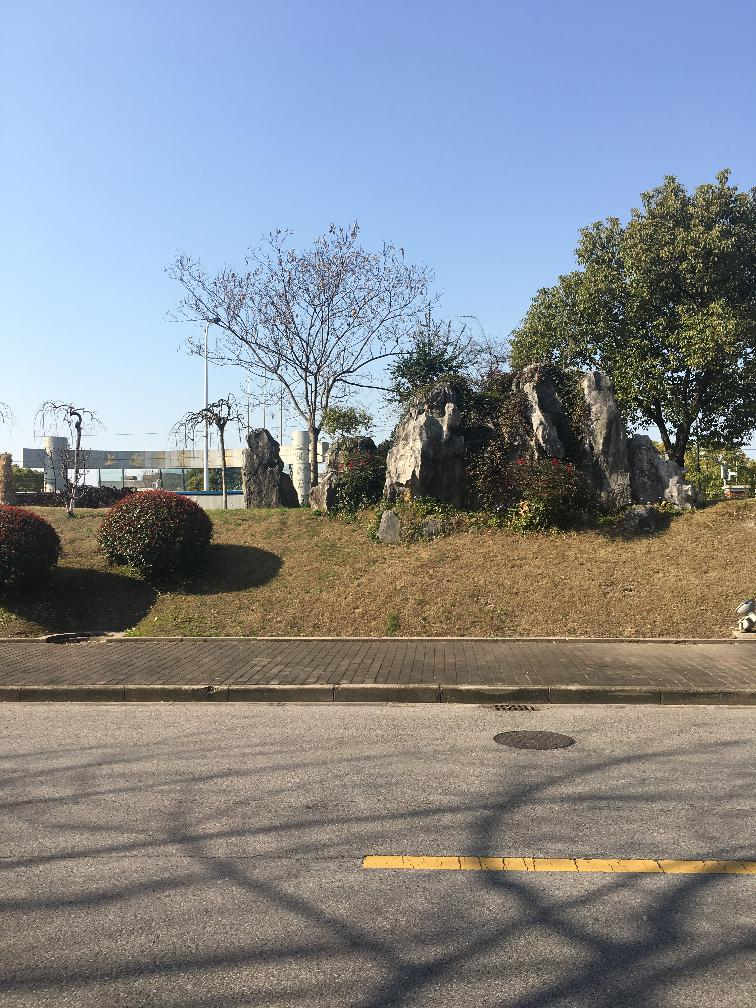
#> input picture 3-left.JPG, 756 x 1008 px, found by its file name
$ python pingjie.py
#> lines starting #> are read from the running program, lines starting #| are printed output that depends on the picture; after the words box and inside, x2 and y2 are one past the last pixel; in counts of white or black regions, pixels touching at a corner belong together
# -*- coding: utf-8 -*-
"""
Created on 2018-03-13 15:29:29
@Author: Ben
@Version : 0.0.1
"""

from enum import Enum
from typing import List, Tuple, Union
import unittest
import os


import cv2
import numpy as np


def show_image(image: np.ndarray) -> None:
    from PIL import Image
    Image.fromarray(cv2.cvtColor(image, cv2.COLOR_BGR2RGB)).show()


class Method(Enum):

    SURF = cv2.xfeatures2d.SURF_create
    SIFT = cv2.xfeatures2d.SIFT_create
    ORB = cv2.ORB_create


class Area:

    def __init__(self, *points):

        self.points = list(points)

    # [4 lines left out: function is_inside, not called in this run]


class Matcher():

    def __init__(self, image1: np.ndarray, image2: np.ndarray, method: Enum=Method.SURF, threshold=800) -> None:
        """输入两幅图像，计算其特征值
        此类用于输入两幅图像，计算其特征值，输入两幅图像分别为numpy数组格式的图像，其中的method参数要求输入SURF、SIFT或者ORB，threshold参数为特征值检测所需的阈值。
        Args:
            image1 (np.ndarray): 图像一
            image2 (np.ndarray): 图像二
            method (Enum, optional): Defaults to Method.SURF. 特征值检测方法
            threshold (int, optional): Defaults to 800. 特征值阈值
        """

        self.image1 = image1
        self.image2 = image2
        self.method = method
        self.threshold = threshold

        self._keypoints1: List[cv2.KeyPoint] = None
        self._descriptors1: np.ndraary = None
        self._keypoints2: List[cv2.KeyPoint] = None
        self._descriptors2: np.ndraary = None

        if self.method == Method.ORB:
            # error if not set this
            self.matcher = cv2.BFMatcher(cv2.NORM_HAMMING, crossCheck=True)
        else:
            self.matcher = cv2.FlannBasedMatcher()

        self.match_points = []

        self.image_points1 = np.array([])
        self.image_points2 = np.array([])

    def compute_keypoint(self) -> None:
        """计算特征点
        利用给出的特征值检测方法对图像进行特征值检测。
        Args:
            image (np.ndarray): 图像
        """
        feature = self.method.value(self.threshold)
        self._keypoints1, self._descriptors1 = feature.detectAndCompute(
            self.image1, None)
        self._keypoints2, self._descriptors2 = feature.detectAndCompute(
            self.image2, None)

    def match(self, max_match_lenth=20, threshold=0.04, show_match=False):
        """对两幅图片计算得出的特征值进行匹配，对ORB来说使用OpenCV的BFMatcher算法，而对于其他特征检测方法则使用FlannBasedMatcher算法。
            max_match_lenth (int, optional): Defaults to 20. 最大匹配点数量
            threshold (float, optional): Defaults to 0.04. 默认最大匹配距离差
            show_match (bool, optional): Defaults to False. 是否展示匹配结果
        """

        self.compute_keypoint()

        '''计算两张图片中的配对点，并至多取其中最优的`max_match_lenth`个'''
        self.match_points = sorted(self.matcher.match(
            self._descriptors1, self._descriptors2), key=lambda x: x.distance)

        match_len = min(len(self.match_points), max_match_lenth)
        min_distance = max(2 * self.match_points[0].distance, threshold)

        for i in range(match_len):
            if self.match_points[i].distance > min_distance:
                match_len = i
                break
        print('min distance: ', min_distance)
        print('match_len: ', match_len)
        assert(match_len >= 4)
        self.match_points = self.match_points[:match_len]

        if show_match:
            img3 = cv2.drawMatches(self.image1, self._keypoints1, self.image2, self._keypoints2,
                                   self.match_points, None, flags=0)
            show_image(img3)

        '''由最佳匹配取得匹配点对，并进行形变拼接'''
        image_points1, image_points2 = [], []
        for i in self.match_points:
            image_points1.append(self._keypoints1[i.queryIdx].pt)
            image_points2.append(self._keypoints2[i.trainIdx].pt)

        self.image_points1 = np.float32(image_points1)
        self.image_points2 = np.float32(image_points2)

        # print(image_points1)


class Sticher:

    def __init__(self, image1: np.ndarray, image2: np.ndarray, matcher: Matcher):
        """输入图像和匹配，对图像进行拼接
        目前采用简单矩阵匹配和平均值拼合
        Args:
            image1 (np.ndarray): 图像一
            image2 (np.ndarray): 图像二
            matcher (Matcher): 匹配结果
        """

        self.image1 = image1
        self.image2 = image2
        self.image_points1 = matcher.image_points1
        self.image_points2 = matcher.image_points2

        self.M = np.eye(3)

        self.image = None

    def stich(self, show_result=True, show_match_point=True):
        """对图片进行拼合
            show_result (bool, optional): Defaults to True. 是否展示拼合图像
            show_match_point (bool, optional): Defaults to True. 是否展示拼合点
        """

        self.M, _ = cv2.findHomography(
            self.image_points1, self.image_points2, cv2.RANSAC)

        left, right, top, bottom = self.get_transformed_size()
        # print(self.get_transformed_size())
        width = int(max(right, self.image2.shape[1]) - min(left, 0))
        height = int(max(bottom, self.image2.shape[0]) - min(top, 0))
        # print(width, height)

        # 移动矩阵
        adjustM = np.array(
            [[1, 0, max(-left, 0)],  # 横向
             [0, 1, max(-top, 0)],  # 纵向
             [0, 0, 1]
             ], dtype=np.float64)
        # print('adjustM: ', adjustM)
        self.M = np.dot(adjustM, self.M)
        transformed_1 = cv2.warpPerspective(
            self.image1, self.M, (width, height))
        transformed_2 = cv2.warpPerspective(
            self.image2, adjustM, (width, height))

        self.image = self.blend(transformed_1, transformed_2)

        if show_match_point:
            for point in self.image_points1:
                point = self.get_transformed_position(tuple(point))
                point = tuple(map(int, point))
                cv2.circle(self.image, point, 10, (20, 20, 255))
            for point in self.image_points2:
                point = self.get_transformed_position(tuple(point), M=adjustM)
                point = tuple(map(int, point))
                cv2.circle(self.image, point, 8, (20, 200, 20))
        if show_result:
            show_image(self.image)

    def blend(self, image1: np.ndarray, image2: np.ndarray) -> np.ndarray:
        """对图像进行融合
        Args:
            image1 (np.ndarray): 图像一
            image2 (np.ndarray): 图像二
        Returns:
            np.ndarray: 融合结果
        """

        # [5 lines of commented-out code are left out]
        result = self.average(image1, image2)

        return result

    def average(self, image1: np.ndarray, image2: np.ndarray) -> np.ndarray:
        """平均算法拼合
        Args:
            image1 (np.ndarray): 图片一
            image2 (np.ndarray): 图片二
        Returns:
            np.ndarray: 拼合后图像
        """

        assert(image1.shape == image2.shape)
        result = np.zeros(image1.shape, dtype='uint8')

        # image1 != 0 && image2 !=0:
        overlap = np.logical_and(
            np.all(np.not_equal(image1, [0, 0, 0]), axis=2),
            np.all(np.not_equal(image2, [0, 0, 0]), axis=2),
        )
        # 重叠处用平均值
        result[overlap] = np.average(
            np.array([image1[overlap], image2[overlap]]), axis=0) .astype(np.uint8)
        # 非重叠处采选最大值
        not_overlap = np.logical_not(overlap)
        result[not_overlap] = np.maximum(
            image1[not_overlap], image2[not_overlap])

        return result

    def get_transformed_size(self) ->Tuple[int, int, int, int]:
        """计算形变后的边界
        计算形变后的边界，从而对图片进行相应的位移，保证全部图像都出现在屏幕上。
        Returns:
            Tuple[int, int, int, int]: 分别为左右上下边界
        """

        conner_0 = (0, 0)  # x, y
        conner_1 = (self.image1.shape[1], 0)
        conner_2 = (self.image1.shape[1], self.image1.shape[0])
        conner_3 = (0, self.image1.shape[0])
        points = [conner_0, conner_1, conner_2, conner_3]

        # top, bottom: y, left, right: x
        top = min(map(lambda x: self.get_transformed_position(x)[1], points))
        bottom = max(
            map(lambda x: self.get_transformed_position(x)[1], points))
        left = min(map(lambda x: self.get_transformed_position(x)[0], points))
        right = max(map(lambda x: self.get_transformed_position(x)[0], points))

        return left, right, top, bottom

    def get_transformed_position(self, x: Union[float, Tuple[float, float]], y: float=None, M=None) -> Tuple[float, float]:
        """求得某点在变换矩阵（self.M）下的新坐标
        Args:
            x (Union[float, Tuple[float, float]]): x坐标或(x,y)坐标
            y (float, optional): Defaults to None. y坐标，可无
            M (np.ndarray, optional): Defaults to None. 利用M进行坐标变换运算
        Returns:
            Tuple[float, float]:  新坐标
        """

        if isinstance(x, tuple):
            x, y = x
        p = np.array([x, y, 1])[np.newaxis].T
        if M is not None:
            M = M
        else:
            M = self.M
        pa = np.dot(M, p)
        return pa[0, 0] / pa[2, 0], pa[1, 0] / pa[2, 0]


class Test(unittest.TestCase):

    # [62 lines left out: functions _test_matcher, test_transform_coord, test_get_transformed_size, test_stich, not called in this run]


def main():
    unittest.main()


if __name__ == "__main__":
    import time
    # main()
    os.chdir(os.path.dirname(__file__))

    start_time = time.time()
    img1 = cv2.imread("../resource/3-left.jpg")
#> img1 is the input picture: shape (1008, 756, 3); mean B, G, R 141.6, 136.6, 132.8
    img2 = cv2.imread("../resource/3-right.jpg")
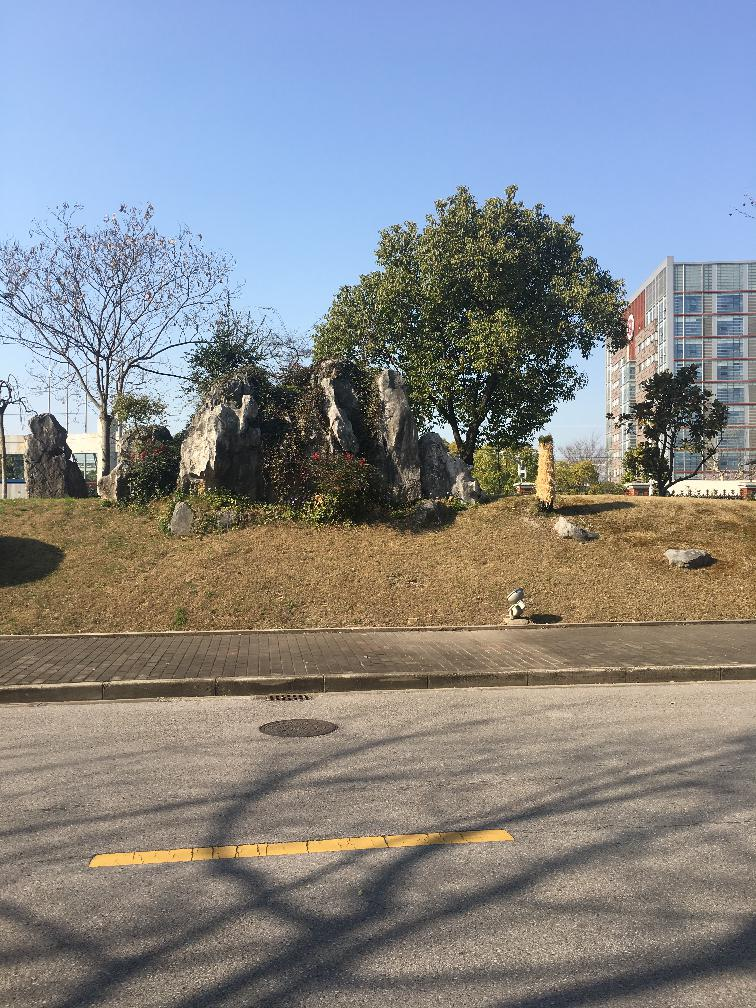
#> input picture 3-right.JPG, 756 x 1008 px, found by its file name
#> img2 is the input picture: shape (1008, 756, 3); mean B, G, R 139, 135.8, 133.5
    matcher = Matcher(img1, img2, Method.ORB)
    matcher.match(show_match=True)
#> in compute_keypoint, `self._keypoints1, self._descriptors1 = feature.detectAndCompute( self...`: self._keypoints1 = 800 keypoints; strongest (x, y, size): (652, 421, 31), (674, 376, 31), (588, 362, 31), (669, 374, 31)
#> in compute_keypoint, `self._keypoints2, self._descriptors2 = feature.detectAndCompute( self...`: self._keypoints2 = 800 keypoints; strongest (x, y, size): (435, 422, 31), (479, 391, 31), (531, 355, 31), (460, 433, 31)
#> in match, `self.match_points = sorted(self.matcher.match( self._descriptors1, sel..`: self.match_points = 272 matches
#> in match, `match_len = min(len(self.match_points), max_match_lenth)`: match_len = 20
#> in match, `min_distance = max(2 * self.match_points[0].distance, threshold)`: min_distance = 18
#| min distance:  18.0
#| match_len:  14
#> in match, `self.match_points = self.match_points[:match_len]`: self.match_points = 14 matches
#> in match, `img3 = cv2.drawMatches(self.image1, self._keypoints1, self.image2, sel..`:
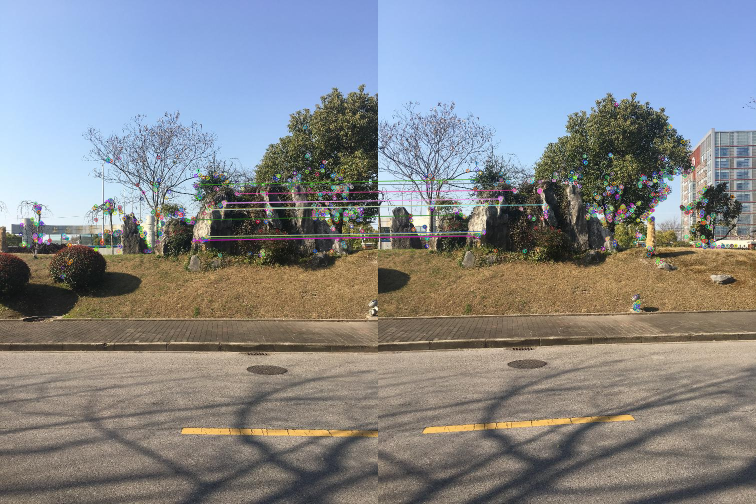
#> img3: shape (1008, 1512, 3) (shown at 1/2 size); mean B, G, R 140.7, 136.5, 133.7
#> the loop in match, `for i in self.match_points:` made 14 passes
#> after the loop in match, `for i in self.match_points:`: image_points1 = [(400.9, 480.4), (388.2, 480.2), (371.2, 439.6), (416.8, 472.8), (537.5, 415.1), (401.3, 369.1), (420.5, 418), (419.2, 419.2), (447.9, 404.9), (404.9, 476.6), (473, 387), (473, 372.7), (412.6, 472.8), (447.9, 406.1)]; image_points2 = [(195.3, 471.7), (181.6, 470.3), (165.9, 429.2), (211.5, 462.4), (334.4, 409.1), (197.1, 358.3), (216.5, 408.1), (215, 408.5), (243.7, 397.7), (197.1, 469.4), (272.3, 379.8), (272.3, 365.5), (207.4, 464.5), (244.9, 397.1)]
#> in match, `self.image_points1 = np.float32(image_points1)`: self.image_points1 = 14 rows, first 8: [400.9, 480.4], [388.2, 480.2], [371.2, 439.6], [416.8, 472.8], [537.5, 415.1], [401.3, 369.1], [420.5, 418], [419.2, 419.2]
#> in match, `self.image_points2 = np.float32(image_points2)`: self.image_points2 = 14 rows, first 8: [195.3, 471.7], [181.6, 470.3], [165.9, 429.2], [211.5, 462.4], [334.4, 409.1], [197.1, 358.3], [216.5, 408.1], [215, 408.5]
    sticher = Sticher(img1, img2, matcher)
    sticher.stich()
#> in stich, `self.M, _ = cv2.findHomography( self.image_points1, self.image_points2..`: self.M = [[0.848, -0.0445, -151.6], [-0.0438, 0.822, 26.66], [-0.000204, -0.000126, 1]]
#> in get_transformed_position, `M = self.M`: M has the same summary as self.M in stich
#> in get_transformed_position, `pa = np.dot(M, p)`: pa = [-151.6, 26.66, 1]
#> in get_transformed_size, `top = min(map(lambda x: self.get_transformed_position(x)[1], points))`: top = -7.62
#> in get_transformed_size, `bottom = max( map(lambda x: self.get_transformed_position(x)[1], point..`: bottom = 1145.1
#> in get_transformed_size, `left = min(map(lambda x: self.get_transformed_position(x)[0], points))`: left = -225.1
#> in get_transformed_size, `right = max(map(lambda x: self.get_transformed_position(x)[0], points))`: right = 618.6
#> in stich, `left, right, top, bottom = self.get_transformed_size()`: left = -225.1; right = 618.6; top = -7.62; bottom = 1145.1
#> in stich, `width = int(max(right, self.image2.shape[1]) - min(left, 0))`: width = 981
#> in stich, `height = int(max(bottom, self.image2.shape[0]) - min(top, 0))`: height = 1152
#> in stich, `adjustM = np.array( [[1, 0, max(-left, 0)],`: adjustM = [[1, 0, 225.1], [0, 1, 7.62], [0, 0, 1]]
#> in stich, `self.M = np.dot(adjustM, self.M)`: self.M = [[0.802, -0.0729, 73.49], [-0.0453, 0.822, 34.28], [-0.000204, -0.000126, 1]]
#> in stich, `transformed_2 = cv2.warpPerspective( self.image2, adjustM, (width, hei..`:
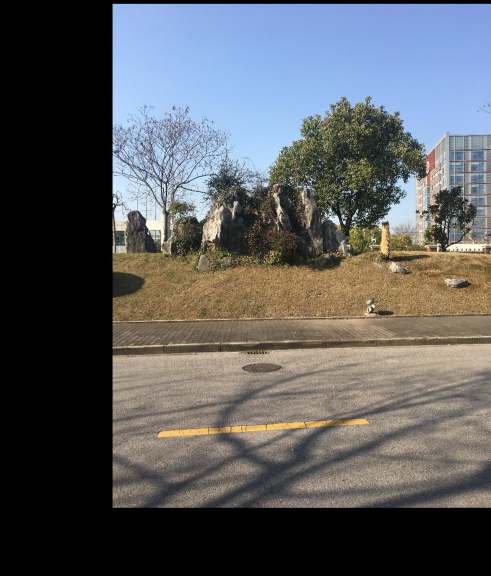
#> transformed_2: shape (1152, 981, 3) (shown at 1/2 size); mean B, G, R 93.7, 91.5, 90
#> in average, `overlap = np.logical_and( np.all(np.not_equal(image1, [0, 0, 0]), axis..`:
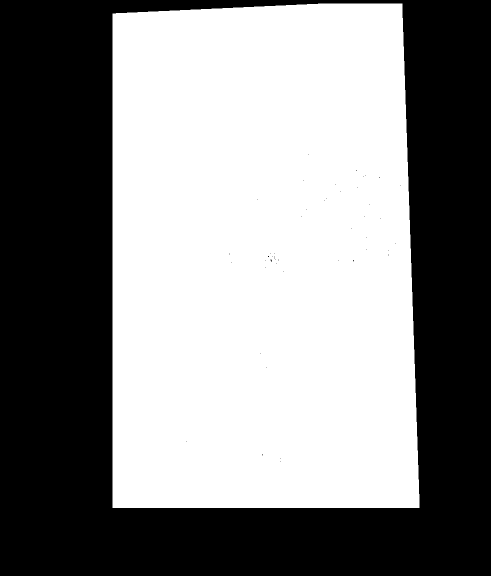
#> overlap: shape (1152, 981) bool (shown at 1/2 size); 52.9% white; 50 black regions (49 under 20 px), largest, box (x1, y1, x2, y2) and area: (0, 0, 981, 1152) 531930
#> in average, `result[not_overlap] = np.maximum( image1[not_overlap], image2[not_over..`:
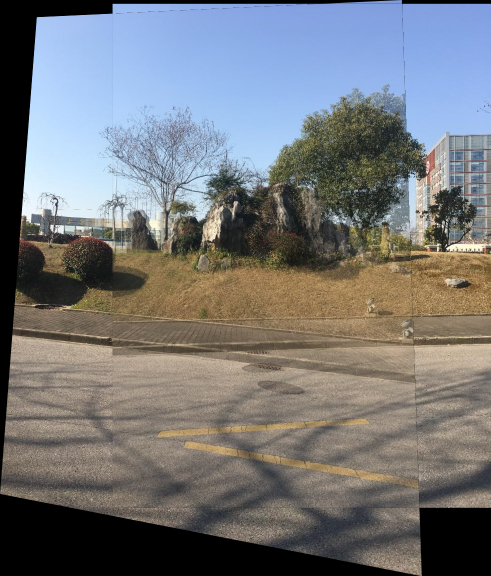
#> result: shape (1152, 981, 3) (shown at 1/2 size); mean B, G, R 120.7, 118.1, 116.5
#> the loop in stich, `for point in self.image_points1:` made 14 passes
#> (point, x in get_transformed_position, y in get_transformed_position, p in get_transformed_position, pa in get_transformed_position) on passes 1 to 10: ((419, 479), 400.9, 480.4, [400.9, 480.4, 1], [359.9, 410.7, 0.857]), ((406, 478), 388.2, 480.2, [388.2, 480.2, 1], [349.7, 411.2, 0.86]), ((390, 435), 371.2, 439.6, [371.2, 439.6, 1], [339, 378.6, 0.869]), ((436, 472), 416.8, 472.8, [416.8, 472.8, 1], [373.2, 403.8, 0.855]), ((565, 418), 537.5, 415.1, [537.5, 415.1, 1], [474.2, 350.9, 0.838]), ((422, 366), 401.3, 369.1, [401.3, 369.1, 1], [368.3, 319.3, 0.871]), ((441, 416), 420.5, 418, [420.5, 418, 1], [380.2, 358.6, 0.861]), ((440, 417), 419.2, 419.2, [419.2, 419.2, 1], [379.1, 359.7, 0.861]), ((470, 404), 447.9, 404.9, [447.9, 404.9, 1], [403.1, 346.6, 0.857]), ((423, 475), 404.9, 476.6, [404.9, 476.6, 1], [363.4, 407.4, 0.857])
#> after the loop in stich, `for point in self.image_points1:`:
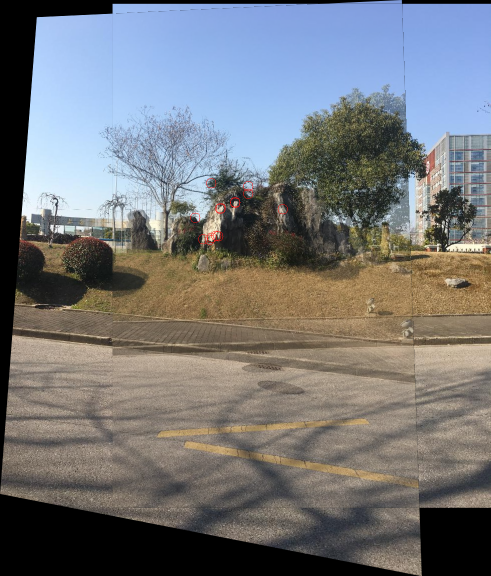
#> self.image: shape (1152, 981, 3) (shown at 1/2 size); 0.06% of pixels changed, all inside (x1, y1, x2, y2) = (380, 356, 576, 490)
#> the loop in stich, `for point in self.image_points2:` made 14 passes
#> (point, x in get_transformed_position, y in get_transformed_position, p in get_transformed_position, pa in get_transformed_position) on passes 1 to 10: ((420, 479), 195.3, 471.7, [195.3, 471.7, 1], [420.4, 479.4, 1]), ((406, 477), 181.6, 470.3, [181.6, 470.3, 1], [406.8, 477.9, 1]), ((391, 436), 165.9, 429.2, [165.9, 429.2, 1], [391, 436.9, 1]), ((436, 470), 211.5, 462.4, [211.5, 462.4, 1], [436.6, 470, 1]), ((559, 416), 334.4, 409.1, [334.4, 409.1, 1], [559.5, 416.7, 1]), ((422, 365), 197.1, 358.3, [197.1, 358.3, 1], [422.2, 365.9, 1]), ((441, 415), 216.5, 408.1, [216.5, 408.1, 1], [441.6, 415.7, 1]), ((440, 416), 215, 408.5, [215, 408.5, 1], [440.1, 416.1, 1]), ((468, 405), 243.7, 397.7, [243.7, 397.7, 1], [468.8, 405.4, 1]), ((422, 477), 197.1, 469.4, [197.1, 469.4, 1], [422.2, 477, 1])
#> after the loop in stich, `for point in self.image_points2:`:
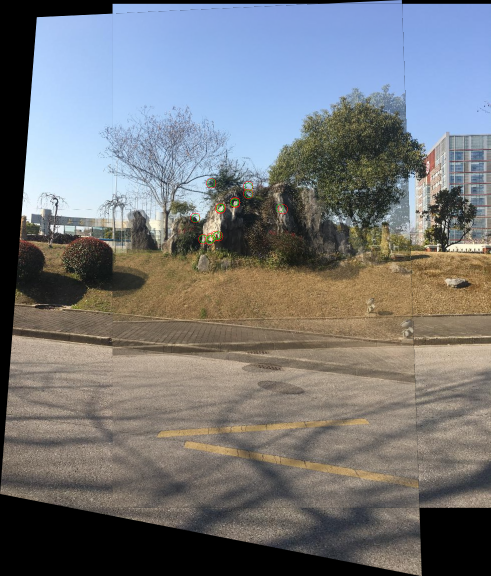
#> self.image: shape (1152, 981, 3) (shown at 1/2 size); 0.05% of pixels changed, all inside (x1, y1, x2, y2) = (383, 357, 568, 488)
    cv2.imwrite('../resource/3-orb.jpg', sticher.image)
    print("Time: ", time.time() - start_time)
    print("M: ", sticher.M)
#| M:  [[ 8.01770881e-01 -7.29109380e-02  7.34942255e+01]
#|  [-4.53451652e-02  8.21514970e-01  3.42809449e+01]
#|  [-2.04335441e-04 -1.26120856e-04  1.00000000e+00]]
